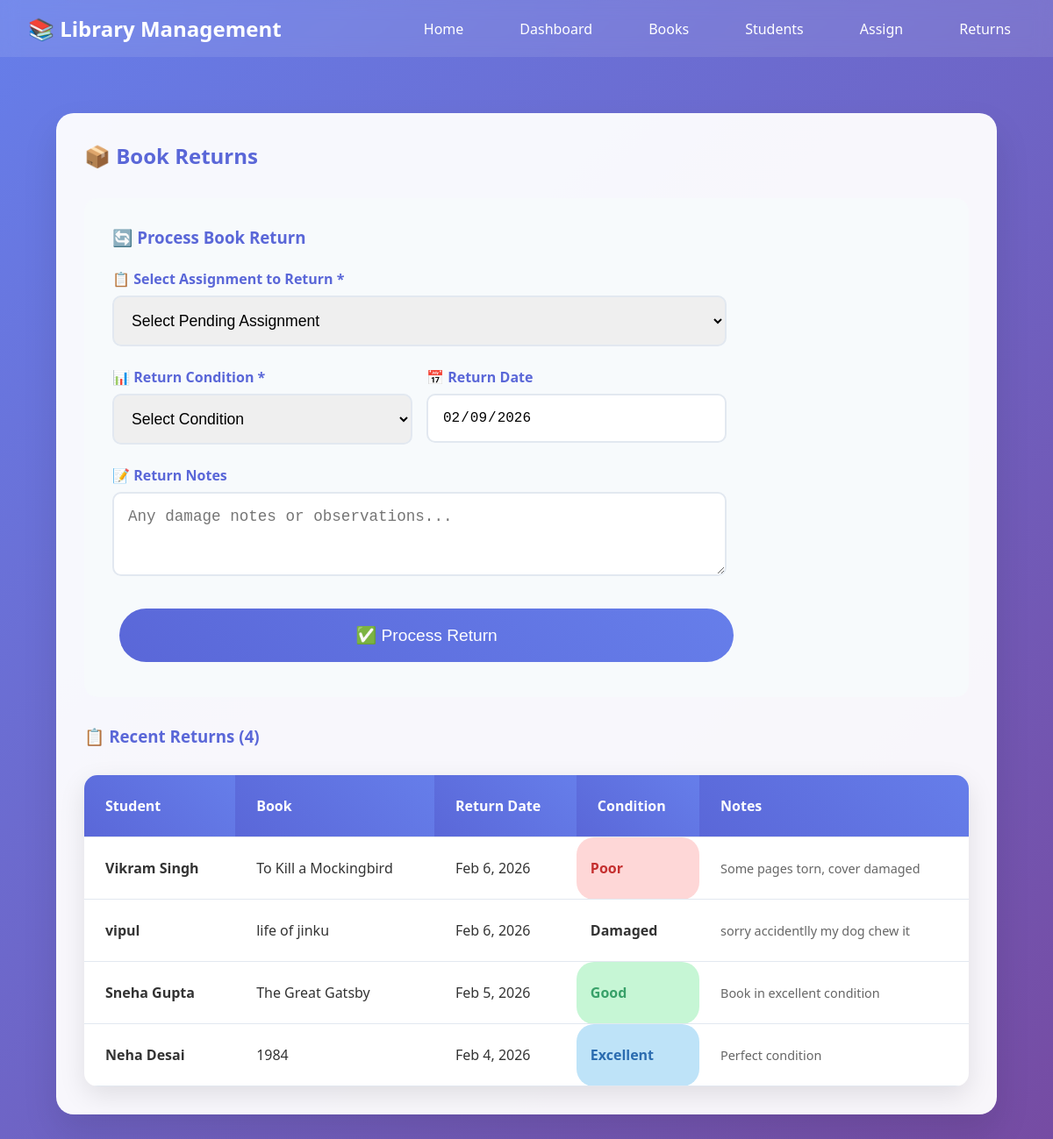
The app's page /live/returns.php with its own data.
### tables this page shows
CREATE TABLE `assignments` (
  `id` int(11) NOT NULL,
  `student_id` int(11) NOT NULL,
  `book_id` int(11) NOT NULL,
  `assign_date` date NOT NULL,
  `status` enum('assigned','returned') DEFAULT 'assigned',
  `return_condition` enum('Excellent','Good','Poor','Damaged') DEFAULT NULL,
  `return_notes` text DEFAULT NULL,
  `return_date` date DEFAULT NULL,
  `created_at` timestamp NOT NULL DEFAULT current_timestamp()
);

CREATE TABLE `students` (
  `id` int(11) NOT NULL,
  `name` varchar(255) NOT NULL,
  `email` varchar(255) DEFAULT NULL,
  `phone` varchar(20) DEFAULT NULL,
  `created_at` timestamp NOT NULL DEFAULT current_timestamp()
);

CREATE TABLE `books` (
  `id` int(11) NOT NULL,
  `title` varchar(255) NOT NULL,
  `author` varchar(255) NOT NULL,
  `isbn` varchar(50) DEFAULT NULL,
  `quantity` int(11) NOT NULL DEFAULT 1,
  `available` int(11) NOT NULL DEFAULT 1,
  `category` varchar(100) NOT NULL,
  `created_at` timestamp NOT NULL DEFAULT current_timestamp()
);

### live/returns.php (the view, shortened to what this page needs)
<?php
include 'database.php';
include 'header.php';
$recentReturns = $pdo->query("
    SELECT a.*, s.name as student_name, b.title as book_title
    FROM assignments a
    JOIN students s ON a.student_id = s.id
    JOIN books b ON a.book_id = b.id
    WHERE a.status = 'returned'
    ORDER BY a.return_date DESC LIMIT 10
")->fetchAll();
?>
<div style="background: rgba(255,255,255,0.95); margin: 2rem; padding: 2rem; border-radius: 20px; box-shadow: 0 20px 40px rgba(0,0,0,0.1);">
    <h2 style="color: #5a67d8;">📦 Book Returns</h2>
    <div style="background: #f7fafc; padding: 2rem; border-radius: 15px; margin: 2rem 0;">
        <h3 style="margin-bottom: 1.5rem; color: #5a67d8;">🔄 Process Book Return</h3>
        <form method="POST" style="max-width: 700px;">
            <div class="form-group">
                <label>📋 Select Assignment to Return *</label>
                <select name="assignment_id" required style="font-size: 1.1rem;">
                    <option value="">Select Pending Assignment</option>
                </select>
            </div>
            <div class="form-row">
                <div class="form-group">
                    <label>📊 Return Condition *</label>
                    <select name="condition" required style="font-size: 1.1rem;">
                        <option value="">Select Condition</option>
                    </select>
                </div>
                <div class="form-group">
                    <label>📅 Return Date</label>
                    <input type="date" name="return_date" value="<?php echo date('Y-m-d'); ?>" readonly>
                </div>
            </div>
            <div class="form-group">
                <label>📝 Return Notes</label>
                <textarea name="notes" rows="3" style="font-size: 1.1rem;"
                          placeholder="Any damage notes or observations..."></textarea>
            </div>
            <button type="submit" class="btn btn-primary" style="width: 100%; font-size: 1.2rem; padding: 1.2rem;">
                ✅ Process Return
            </button>
        </form>
    </div>
    <h3 style="margin: 2rem 0 1rem 0; color: #5a67d8;">📋 Recent Returns (<?php echo count($recentReturns); ?>)</h3>
    <?php if (!empty($recentReturns)): ?>
    <table>
        <thead>
            <tr>
                <th>Student</th>
                <th>Book</th>
                <th>Return Date</th>
                <th>Condition</th>
                <th>Notes</th>
            </tr>
        </thead>
        <tbody>
            <?php foreach ($recentReturns as $return): ?>
            <tr>
                <td style="font-weight: 600;">
                    <?php echo htmlspecialchars($return['student_name']); ?>
                </td>
                <td><?php echo htmlspecialchars($return['book_title']); ?></td>
                <td><?php echo date('M j, Y', strtotime($return['return_date'])); ?></td>
                <td class="status-<?php echo strtolower($return['return_condition']); ?>"
                    style="padding: 0.5rem 1rem; border-radius: 20px; font-weight: 600;">
                    <?php echo htmlspecialchars($return['return_condition']); ?>
                </td>
                <td style="font-size: 0.9rem; color: #666;">
                    <?php echo htmlspecialchars($return['return_notes'] ?: 'No notes'); ?>
                </td>
            </tr>
            <?php endforeach; ?>
        </tbody>
    </table>
    <?php endif; ?>
</div>
<?php include 'footer.php'; ?>

### live/header.php (style rules this page uses)
* { margin: 0; padding: 0; box-sizing: border-box; }
body { font-family: 'Segoe UI', Tahoma, Geneva, Verdana, sans-serif; background: linear-gradient(135deg, #667eea 0%, #764ba2 100%); min-height: 100vh; color: #333; }
.btn { padding: 1rem 2rem; border: none; border-radius: 50px; font-size: 1.1rem; cursor: pointer; transition: all 0.3s; text-decoration: none; display: inline-block; margin: 0.5rem; }
.btn-primary { background: linear-gradient(45deg, #5a67d8, #667eea); color: white; }
.form-group { margin-bottom: 1.5rem; }
label { display: block; margin-bottom: 0.5rem; font-weight: 600; color: #5a67d8; }
input, select, textarea { width: 100%; padding: 1rem; border: 2px solid #e2e8f0; border-radius: 10px; font-size: 1rem; transition: border-color 0.3s; }
.form-row { display: grid; grid-template-columns: 1fr 1fr; gap: 1rem; }
table { width: 100%; border-collapse: collapse; margin-top: 2rem; background: white; border-radius: 15px; overflow: hidden; box-shadow: 0 10px 30px rgba(0,0,0,0.1); }
th, td { padding: 1.5rem; text-align: left; border-bottom: 1px solid #e2e8f0; }
th { background: linear-gradient(45deg, #5a67d8, #667eea); color: white; font-weight: 600; }
.status-poor { background: #fed7d7; color: #c53030; }
.status-good { background: #c6f6d5; color: #38a169; }
.status-excellent { background: #bee3f8; color: #2b6cb0; }

### records on screen
assignments: student.name "Vikram Singh", book.title "To Kill a Mockingbird", return_date "Feb 6, 2026", return_condition "Poor", return_notes "Some pages torn, cover damaged"
assignments: student.name "vipul", book.title "life of jinku", return_date "Feb 6, 2026", return_condition "Damaged", return_notes "sorry accidentlly my dog chew it"
assignments: student.name "Sneha Gupta", book.title "The Great Gatsby", return_date "Feb 5, 2026", return_condition "Good", return_notes "Book in excellent condition"
assignments: student.name "Neha Desai", book.title "1984", return_date "Feb 4, 2026", return_condition "Excellent", return_notes "Perfect condition"

### other values on screen
count($recentReturns) "4"
